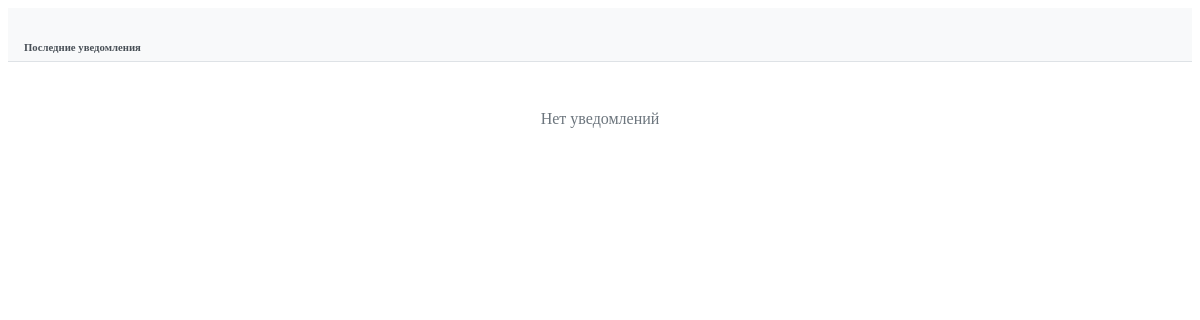
Page /notifications/api/recent/ (signed in) on the earlier database version.
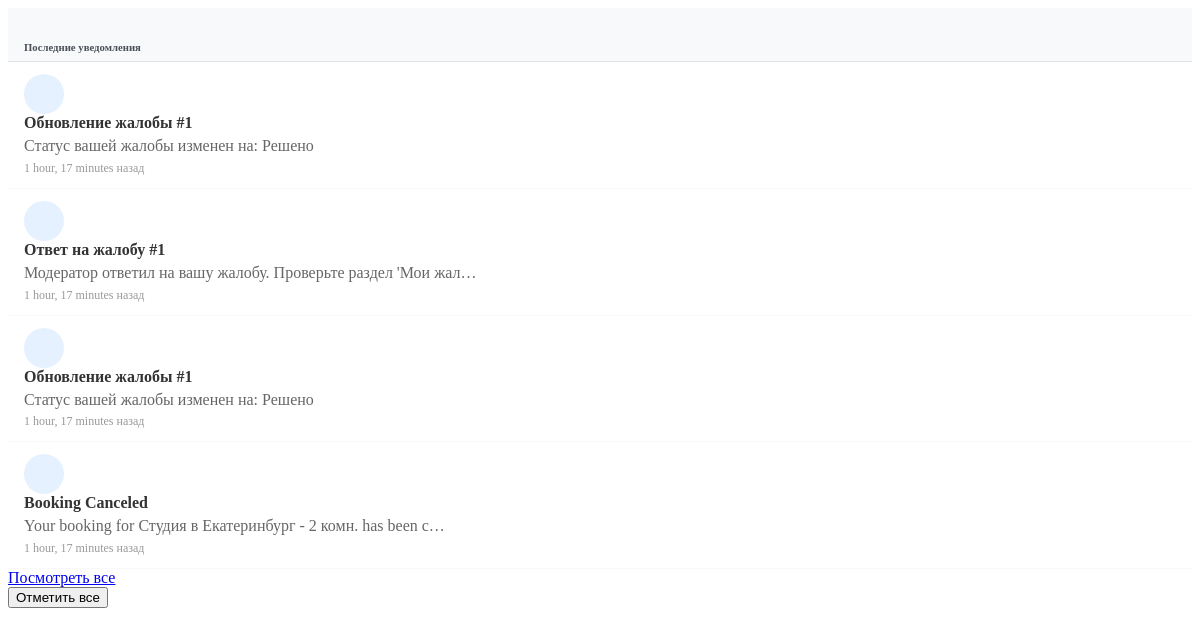
Same page on the later database version.
### notifications/models.py (models this page shows, shortened)
class Notification(models.Model):
    NOTIFICATION_TYPES = [
        ('booking_request', _('Booking Request')),
        ('booking_confirmed', _('Booking Confirmed')),
        ('booking_canceled', _('Booking Canceled')),
        ('message_received', _('Message Received')),
        ('review_received', _('Review Received')),
        ('listing_approved', _('Listing Approved')),
        ('payment_received', _('Payment Received')),
        ('system', _('System Notification')),
    ]
    user = models.ForeignKey(
        settings.AUTH_USER_MODEL,
        on_delete=models.CASCADE,
        related_name='notifications',
        verbose_name=_("User")
    )
    notification_type = models.CharField(
        _("Notification Type"),
        max_length=30,
        choices=NOTIFICATION_TYPES
    )
    title = models.CharField(_("Title"), max_length=255)
    message = models.TextField(_("Message"))
    is_read = models.BooleanField(_("Is Read"), default=False)
    booking = models.ForeignKey(
        'listings.Booking',
        on_delete=models.CASCADE,
        related_name='notifications',
        null=True,
        blank=True,
        verbose_name=_("Related Booking")
    )
    listing = models.ForeignKey(
        'listings.Listing',
        on_delete=models.CASCADE,
        related_name='notifications',
        null=True,
        blank=True,
        verbose_name=_("Related Listing")
    )
    conversation = models.ForeignKey(
        'chat.Conversation',
        on_delete=models.CASCADE,
        related_name='notifications',
        null=True,
        blank=True,
        verbose_name=_("Related Conversation")
    )
    review = models.ForeignKey(
        'listings.Review',
        on_delete=models.CASCADE,
        related_name='notifications',
        null=True,
        blank=True,
        verbose_name=_("Related Review")
    )
    created_at = models.DateTimeField(_("Created At"), auto_now_add=True)
    class Meta:
        verbose_name = _("Notification")
        verbose_name_plural = _("Notifications")
        ordering = ['-created_at']

### notifications/views.py (the view)
# urls.py: path('api/recent/', views.recent_notifications, name='recent_notifications'),
@login_required
def recent_notifications(request):
    notifications = request.user.notifications.all().order_by('-created_at')[:5]
    return render(request, 'notifications/partials/recent_notifications.html', {
        'notifications': notifications
    })

### notifications/templatetags/notify_tags.py (called while the page is built)
@register.filter
def notification_target_url(notification):
    if notification.booking:
        return f"/listings/bookings/{notification.booking.booking_reference}/"
    elif notification.conversation:
        return f"/chat/{notification.conversation.id}/"
    elif notification.listing:
        return f"/listings/{notification.listing.id}/"
    elif notification.review:
        return f"/listings/{notification.review.listing.id}/"
    return "/notifications/"

### notifications/templates/notifications/partials/recent_notifications.html (shortened to what this page needs)
<div class="dropdown-menu-header">
    <h6 class="dropdown-header">Последние уведомления</h6>
</div>
{% if notifications %}
    {% for notification in notifications %}
    <div class="dropdown-item notification-item {% if not notification.is_read %}unread{% endif %}"
         data-notification-id="{{ notification.id }}"
         data-target-url="{% load notify_tags %}{{ notification|notification_target_url }}"
         style="cursor: pointer;">
        <div class="d-flex">
            <div class="notification-icon me-2">
            </div>
            <div class="flex-grow-1">
                <div class="notification-title small fw-bold">{{ notification.title }}</div>
                <div class="notification-message small text-muted">{{ notification.message|truncatechars:60 }}</div>
                <div class="notification-time small text-muted">{{ notification.created_at|timesince }} назад</div>
            </div>
        </div>
    </div>
    {% endfor %}
    <div class="dropdown-item text-center">
        <a href="{% url 'notifications:notification_list' %}" class="btn btn-sm btn-outline-primary">Посмотреть все</a>
    </div>
    <div class="dropdown-item text-center">
        <button class="btn btn-sm btn-outline-secondary" onclick="markAllNotificationsRead()">Отметить все</button>
    </div>
{% else %}
    <div class="empty-notifications">
        <p class="mb-0">Нет уведомлений</p>
    </div>
{% endif %}

Differences in the rows shown:
added Notification: title "Обновление жалобы #1", message "Статус вашей жалобы изменен на: Решено", created_at "1 hour, 17 minutes"
added Notification: title "Ответ на жалобу #1", message "Модератор ответил на вашу жалобу. Проверьте раздел 'Мои жал…", created_at "1 hour, 17 minutes"
added Notification: title "Обновление жалобы #1", message "Статус вашей жалобы изменен на: Решено", created_at "1 hour, 17 minutes"
added Notification: title "Booking Canceled", message "Your booking for Студия в Екатеринбург - 2 комн. has been c…", created_at "1 hour, 17 minutes"
Other differences:
text no longer shown: "Нет уведомлений"
text now shown: "Посмотреть все Отметить все"
